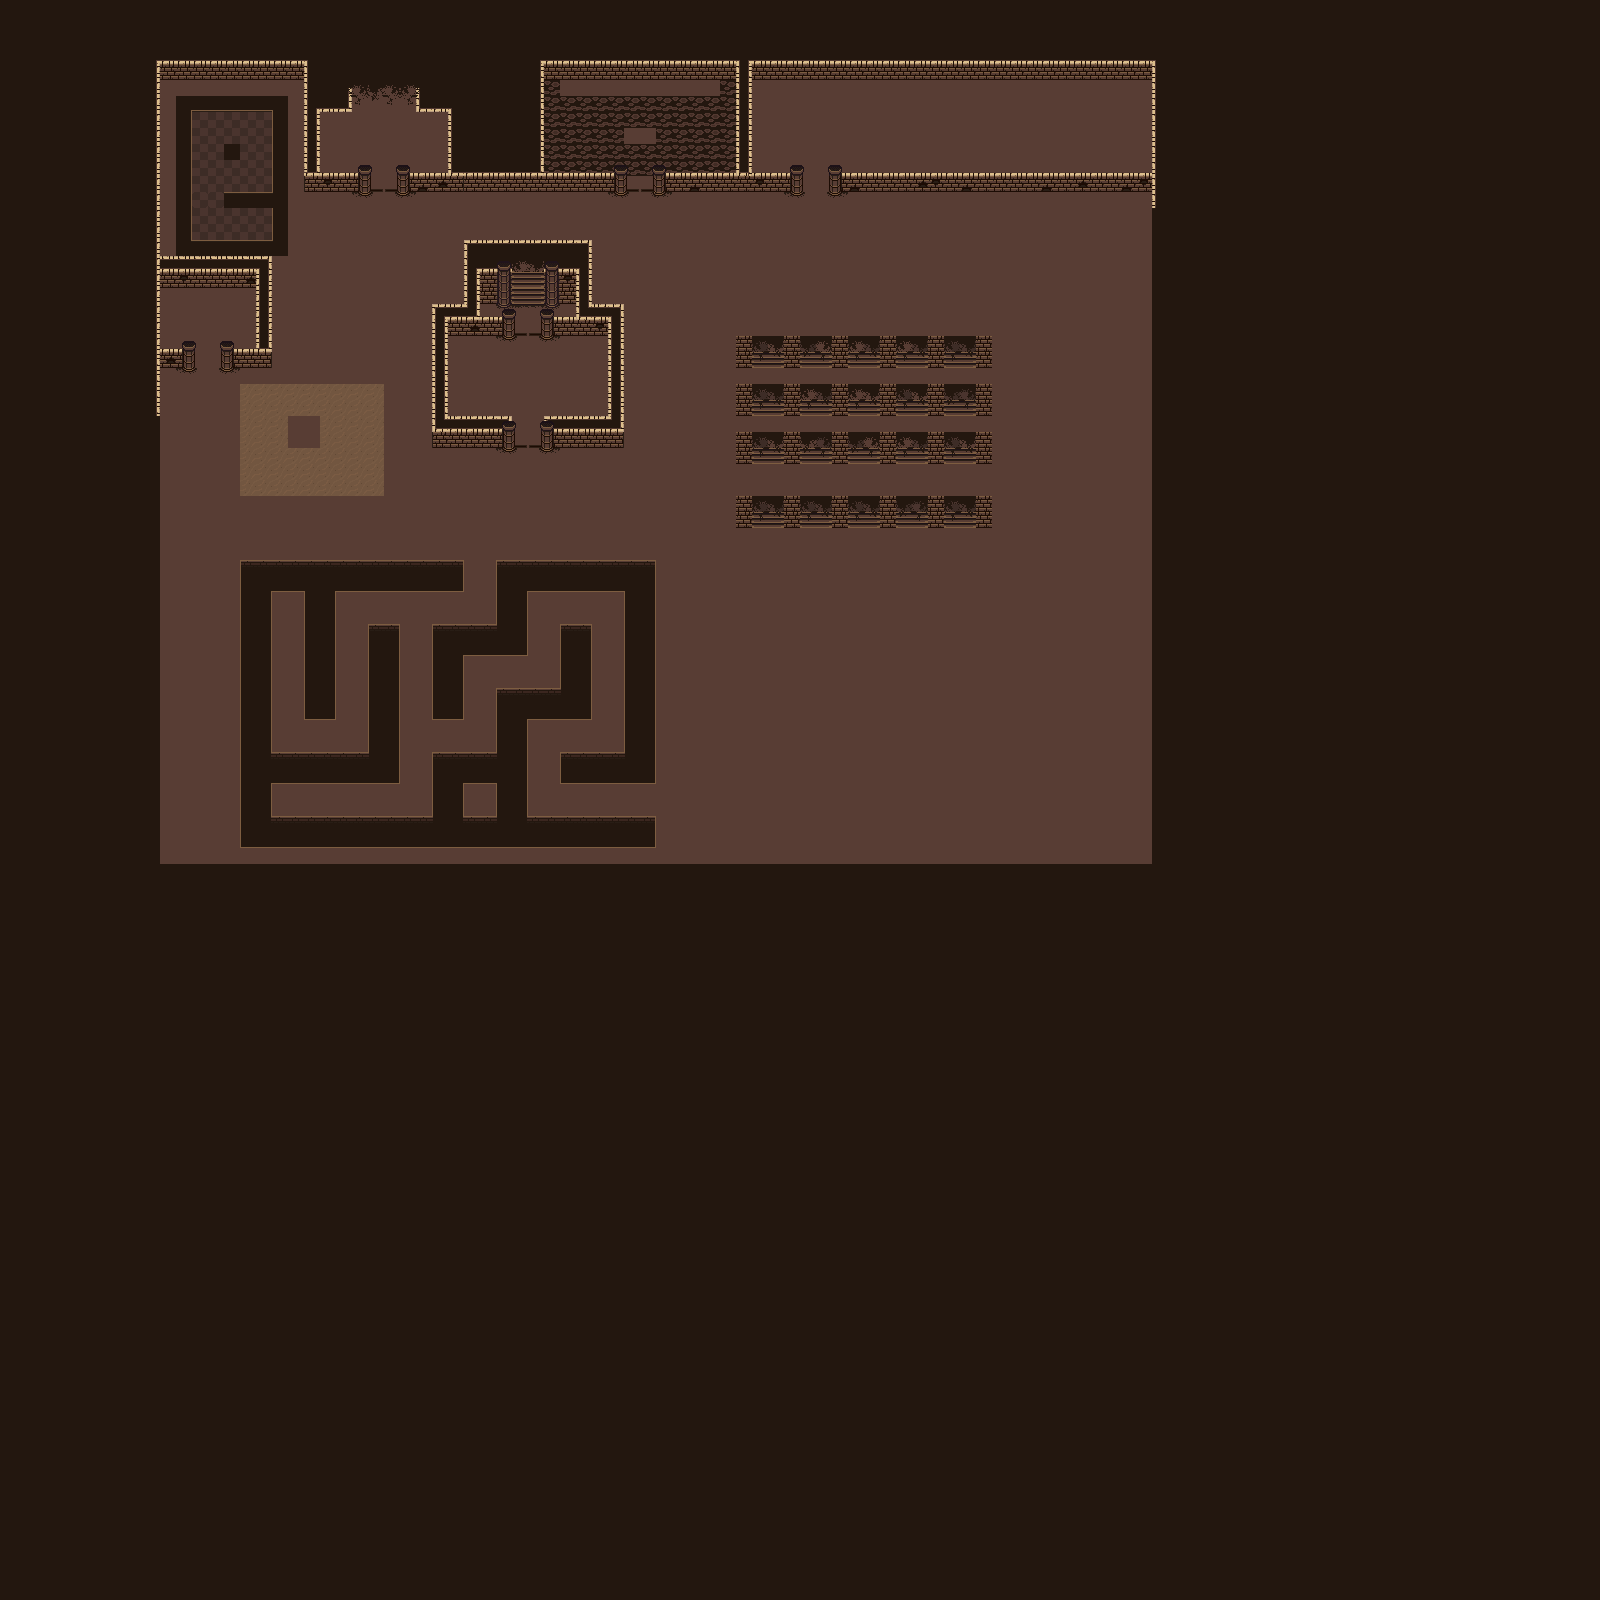

A level layout from a 2D game, rendered from its tile map. Below: a short description, then the map file with tile-grid data replaced by summaries:
An orthogonal 100x100 tile map with 16x16 px tiles, 8 tile layers (background, floor, trapfloor, walls, ...) and 180 objects (12x simonTrigger_1, 12x floorSpike_puzzle1, 12x floorSpike_puzzle3, 12x floorSpike_puzzle4, 10x floorSpike_puzzle2, ...).

<map version="1.0" tiledversion="1.1.5" orientation="orthogonal" renderorder="left-down" width="100" height="100" tilewidth="16" tileheight="16" infinite="0" nextobjectid="268">
 <tileset firstgid="1" source="../tilesets/PixelDungeonTileset.tsx" />
 <layer name="background" width="100" height="100">
  <data>[10000 cells, 10000 non-empty, 1 distinct tile ids]</data>
 </layer>
 <layer name="floor" width="100" height="100">
  <data>[10000 cells, 2840 non-empty, 20 distinct tile ids]</data>
 </layer>
 <layer name="trapfloor" width="100" height="100">
  <data>[10000 cells, 335 non-empty, 9 distinct tile ids]</data>
 </layer>
 <layer name="walls" width="100" height="100">
  <data>[10000 cells, 360 non-empty, 15 distinct tile ids]</data>
 </layer>
 <layer name="wallTop1" width="100" height="100">
  <data>[10000 cells, 0 non-empty, 0 distinct tile ids]</data>
 </layer>
 <layer name="wallTop2" width="100" height="100">
  <data>[10000 cells, 0 non-empty, 0 distinct tile ids]</data>
 </layer>
 <layer name="wallTop3" width="100" height="100">
  <data>[10000 cells, 0 non-empty, 0 distinct tile ids]</data>
 </layer>
 <layer name="decoration" width="100" height="100">
  <data>[10000 cells, 218 non-empty, 11 distinct tile ids]</data>
 </layer>
 <objectgroup color="#ff0000" name="traps">
  <!-- 66 objects omitted --></objectgroup>
 <objectgroup color="#ff9500" name="blocks">
  <!-- 85 objects omitted --></objectgroup>
 <objectgroup color="#002eff" name="doors">
  <!-- 18 objects omitted --></objectgroup>
 <objectgroup color="#000000" name="collision" visible="0" locked="1">
  <!-- 2 objects omitted --></objectgroup>
 <objectgroup color="#ffffff" name="points" visible="0">
  <!-- 3 objects omitted --></objectgroup>
 <objectgroup color="#04ff00" name="puzzle">
  <!-- 6 objects omitted --></objectgroup>
</map>
<!-- 180 of 180 objects omitted -->
